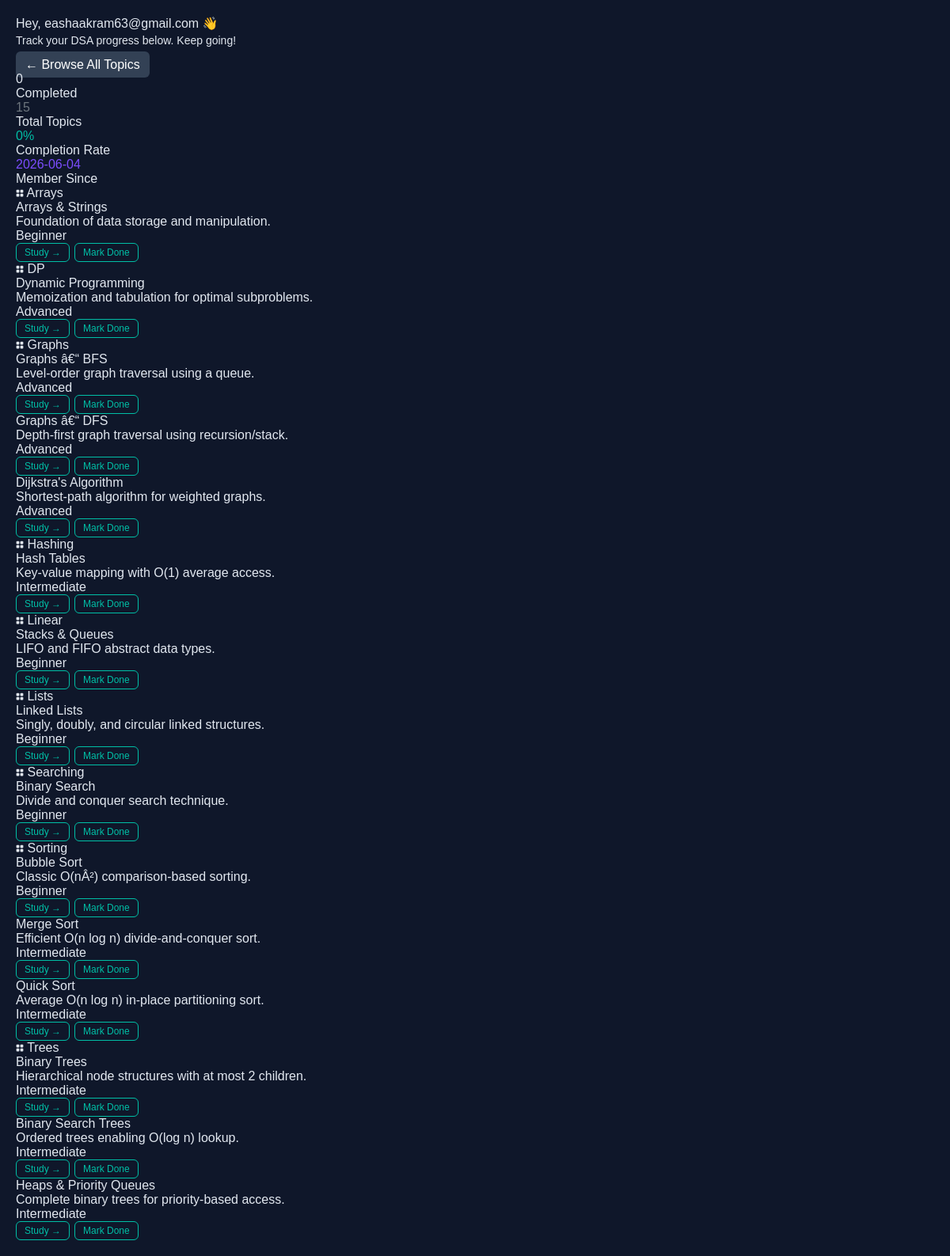
The app's page /dashboard (signed in) with its own data.
### tables this page shows
CREATE TABLE users (
    id          INTEGER PRIMARY KEY AUTOINCREMENT,
    username    TEXT    NOT NULL UNIQUE,
    email       TEXT    NOT NULL UNIQUE,
    password    TEXT    NOT NULL,           -- bcrypt hash
    created_at  DATETIME DEFAULT CURRENT_TIMESTAMP
);

CREATE TABLE topics (
    id          INTEGER PRIMARY KEY AUTOINCREMENT,
    title       TEXT    NOT NULL,
    slug        TEXT    NOT NULL UNIQUE,
    description TEXT,
    category    TEXT    NOT NULL,           -- e.g. 'Sorting', 'Trees', 'Graphs'
    difficulty  TEXT    CHECK(difficulty IN ('Beginner','Intermediate','Advanced')),
    created_at  DATETIME DEFAULT CURRENT_TIMESTAMP
);

### Practice/PROJECT_Practice/app.py (the view)
@app.route("/dashboard")
@login_required
def dashboard():
    db      = get_db()
    user_id = session["user_id"]
    topics = db.execute("""
        SELECT t.*, COALESCE(up.completed, 0) AS completed
        FROM   topics t
        LEFT JOIN user_progress up
               ON up.topic_id = t.id AND up.user_id = ?
        ORDER  BY t.category, t.difficulty
    """, (user_id,)).fetchall()
    total     = len(topics)
    completed = sum(1 for t in topics if t["completed"])
    categories = {}
    for t in topics:
        categories.setdefault(t["category"], []).append(dict(t))
    user = db.execute(
        "SELECT id, username, email, created_at FROM users WHERE id = ?",
        (user_id,)
    ).fetchone()
    return render_template("dashboard.html",
                           instructor=INSTRUCTOR,
                           user=user,
                           categories=categories,
                           total=total,
                           completed=completed,
                           year=datetime.now().year)

### Practice/PROJECT_Practice/app.py (called while the page is built)
def get_db():
    if "db" not in g:
        g.db = sqlite3.connect(DATABASE, detect_types=sqlite3.PARSE_DECLTYPES)
        g.db.row_factory = sqlite3.Row
        g.db.execute("PRAGMA foreign_keys = ON")
    return g.db

def login_required(f):
    @wraps(f)
    def decorated(*args, **kwargs):
        if "user_id" not in session:
            flash("Please log in to continue.", "warning")
            return redirect(url_for("login"))
        return f(*args, **kwargs)
    return decorated

### Practice/PROJECT_Practice/templates/dashboard.html (shortened to what this page needs)
{% extends "base.html" %}
{% block content %}
<div class="dashboard-wrap">
  <div class="dashboard-header">
    <div>
      <div class="dashboard-greeting">
        Hey, <span>{{ user.username }}</span> 👋
      </div>
      <p class="text-muted" style="font-size:0.875rem;margin-top:4px;">
        Track your DSA progress below. Keep going!
      </p>
    </div>
    <a href="{{ url_for('index') }}" class="btn btn-secondary">← Browse All Topics</a>
  </div>
  <div class="stats-row" aria-label="Progress statistics">
    <div class="stat-card">
      <div class="stat-value" id="completedTopics">{{ completed }}</div>
      <div class="stat-label">Completed</div>
    </div>
    <div class="stat-card">
      <div class="stat-value" id="totalTopics" style="color:var(--text-secondary);">{{ total }}</div>
      <div class="stat-label">Total Topics</div>
    </div>
    <div class="stat-card">
      <div class="stat-value" id="progressPct" style="color:var(--accent-teal);">
        {{ ((completed / total * 100) | round | int) if total else 0 }}%
      </div>
      <div class="stat-label">Completion Rate</div>
    </div>
    <div class="stat-card">
      <div class="stat-value" style="color:var(--accent-purple);">
        {{ user.created_at[:10] if user.created_at else '—' }}
      </div>
      <div class="stat-label">Member Since</div>
    </div>
  </div>
  {% for category, topics in categories.items() %}
    <div class="category-group">
      <div class="category-label">
        {{ category }}
      </div>
      <div class="topic-grid" role="list">
        {% for t in topics %}
          <div class="topic-card" role="listitem" style="cursor:default;">
            <div style="display:flex;align-items:flex-start;justify-content:space-between;gap:8px;">
              <div class="topic-card-title">{{ t.title }}</div>
            </div>
            <div class="topic-card-desc">{{ t.description }}</div>
            <div class="topic-card-footer">
              <span class="difficulty-badge {{ t.difficulty | lower }}">{{ t.difficulty }}</span>
              <div style="display:flex;gap:6px;align-items:center;">
                <a href="{{ url_for('topic', slug=t.slug) }}"
                   class="btn btn-outline" style="padding:4px 10px;font-size:0.75rem;">
                  Study →
                </a>
                <button
                  class="btn {% if t.completed %}btn-primary{% else %}btn-outline{% endif %}"
                  style="padding:4px 10px;font-size:0.75rem;"
                  data-complete-btn
                  data-topic-id="{{ t.id }}"
                  data-state="{{ 'completed' if t.completed else 'pending' }}"
                  aria-pressed="{{ 'true' if t.completed else 'false' }}"
                >
                  {{ '✓ Completed' if t.completed else 'Mark Done' }}
                </button>
              </div>
            </div>
          </div>
        {% endfor %}
      </div>
    </div>
  {% endfor %}
</div>
{% endblock %}

### Practice/PROJECT_Practice/templates/base.html (style rules this page uses)
:root { --accent-teal: #00bfa6; --accent-purple: #7c4dff; --text-secondary: #6c757d; --bg: #0f172a; --card-bg: #1e293b; --text: #e2e8f0; }
body { margin: 0; font-family: Arial, sans-serif; background: var(--bg); color: var(--text); }
a { color: inherit; text-decoration: none; }
.btn { padding: 8px 12px; border-radius: 6px; border: none; cursor: pointer; }
.btn-secondary { background: #334155; color: white; }
.btn-outline { border: 1px solid var(--accent-teal); background: transparent; color: var(--accent-teal); }

### records on screen
users: username "eashaakram63@gmail.com", created_at "2026-06-04"
topics: category "Arrays", title "Arrays & Strings", description "Foundation of data storage and manipulation.", difficulty "Beginner", completed "Mark Done"
topics: category "DP", title "Dynamic Programming", description "Memoization and tabulation for optimal subproblems.", difficulty "Advanced", completed "Mark Done"
topics: category "Graphs", title "Graphs â€“ BFS", description "Level-order graph traversal using a queue.", difficulty "Advanced", completed "Mark Done"
topics: title "Graphs â€“ DFS", description "Depth-first graph traversal using recursion/stack.", difficulty "Advanced", completed "Mark Done"
topics: title "Dijkstra's Algorithm", description "Shortest-path algorithm for weighted graphs.", difficulty "Advanced", completed "Mark Done"
topics: category "Hashing", title "Hash Tables", description "Key-value mapping with O(1) average access.", difficulty "Intermediate", completed "Mark Done"
topics: category "Linear", title "Stacks & Queues", description "LIFO and FIFO abstract data types.", difficulty "Beginner", completed "Mark Done"
topics: category "Lists", title "Linked Lists", description "Singly, doubly, and circular linked structures.", difficulty "Beginner", completed "Mark Done"
topics: category "Searching", title "Binary Search", description "Divide and conquer search technique.", difficulty "Beginner", completed "Mark Done"
topics: category "Sorting", title "Bubble Sort", description "Classic O(nÂ²) comparison-based sorting.", difficulty "Beginner", completed "Mark Done"
topics: title "Merge Sort", description "Efficient O(n log n) divide-and-conquer sort.", difficulty "Intermediate", completed "Mark Done"
topics: title "Quick Sort", description "Average O(n log n) in-place partitioning sort.", difficulty "Intermediate", completed "Mark Done"
topics: category "Trees", title "Binary Trees", description "Hierarchical node structures with at most 2 children.", difficulty "Intermediate", completed "Mark Done"
topics: title "Binary Search Trees", description "Ordered trees enabling O(log n) lookup.", difficulty "Intermediate", completed "Mark Done"
topics: title "Heaps & Priority Queues", description "Complete binary trees for priority-based access.", difficulty "Intermediate", completed "Mark Done"

### other values on screen
{{ completed }} "0"
{{ total }} "15"
{{ ((completed / total * 100) | round | int) if total else 0 }} "0"
